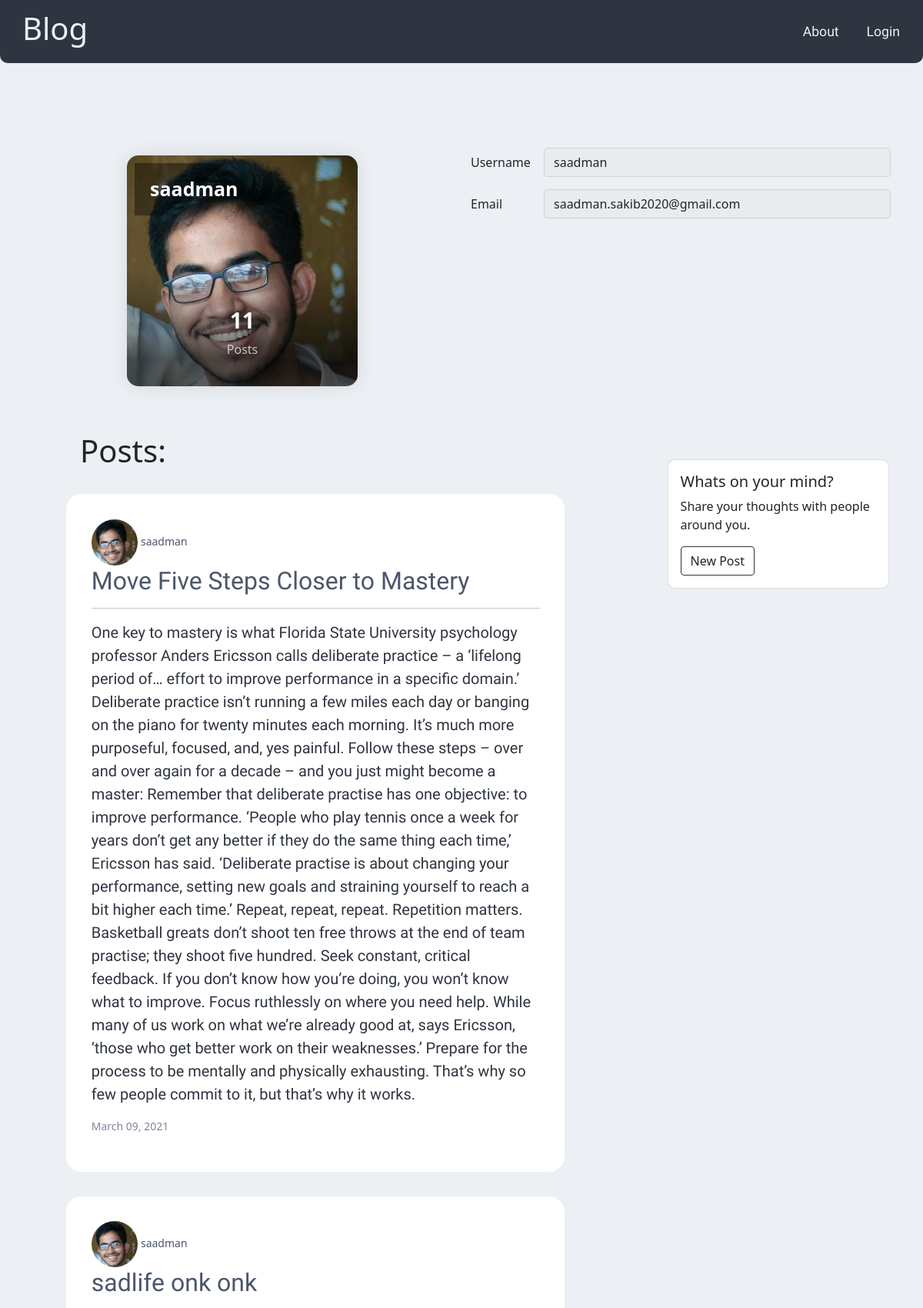
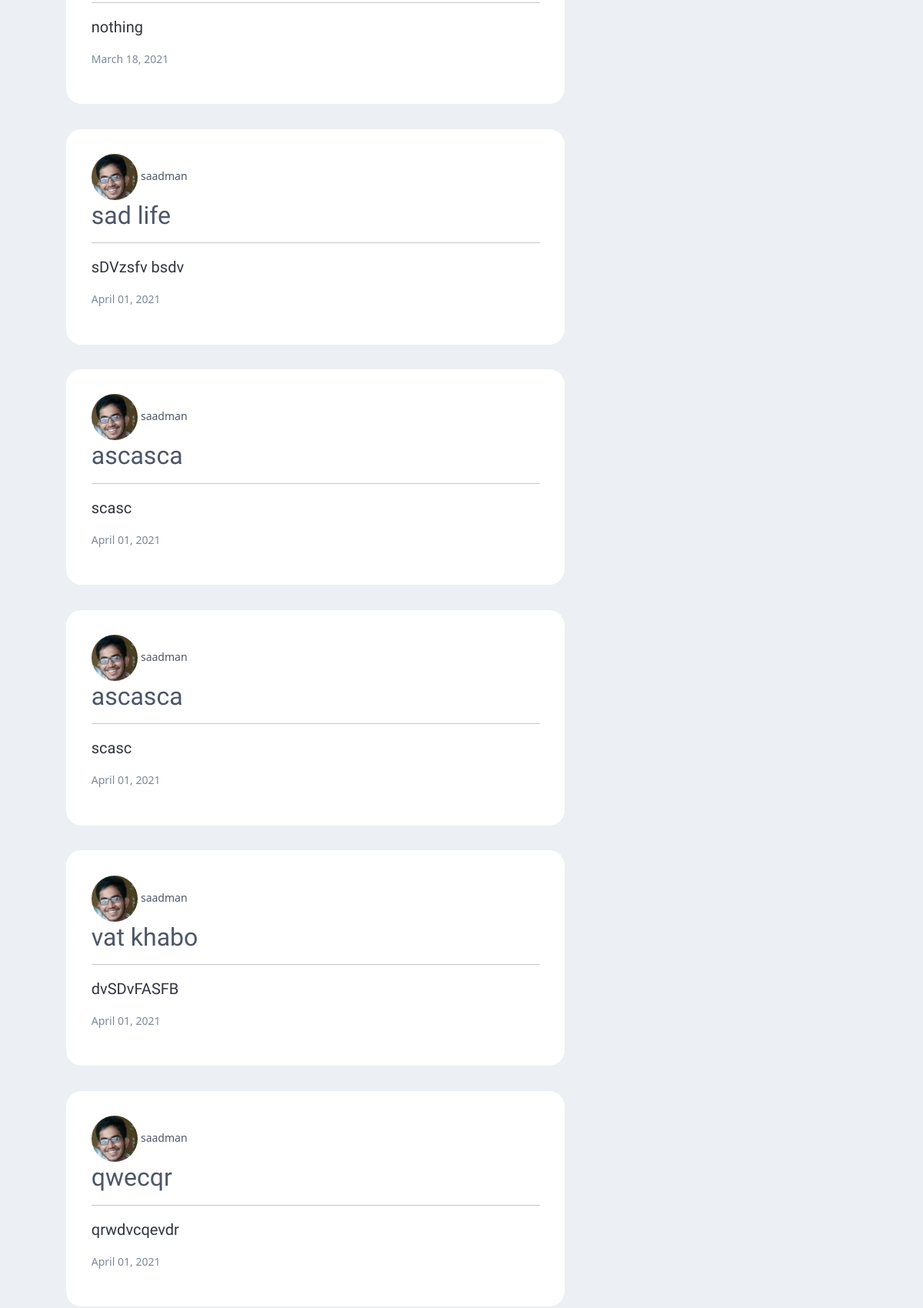
Page /profile/1/ (upper part) on the committed database (2 pictures, top to bottom).
### users/models.py (models this page shows, shortened)
class Profile(models.Model):
    user = models.OneToOneField(User, on_delete=models.CASCADE)
    image = models.ImageField(default='default.png', upload_to = 'profile_pics')

### blogs/models.py (models this page shows, shortened)
class Article(models.Model):
    author = models.ForeignKey(User , on_delete=models.CASCADE)
    title = models.CharField(max_length=150)
    content = models.TextField()
    date_created = models.DateTimeField(default=timezone.now)

### users/views.py (the view)
# urls.py: path('profile/<int:pk>/', user_views.ProfileDetailView.as_view(template_name='users/profile_detail.html'), name='profile-detail'),
class ProfileDetailView(DetailView):
    model = Profile
    def get_context_data(self, **kwargs):
        user = User.objects.get(id = self.kwargs.get('pk'))
        all_posts = Article.objects.filter(author = user)
        posts = User.objects.annotate(num_posts=Count('article'))
        post_count = posts.filter(username = user.username)[0].num_posts
        context = super(ProfileDetailView, self).get_context_data(**kwargs)
        context['post_count'] = post_count
        context['all_posts'] = all_posts
        return context

### users/templates/users/profile_detail.html (shortened to what this page needs)
{% load static %}
<!DOCTYPE html>
<html lang="en">
<head>
    <link href="https://cdn.jsdelivr.net/npm/bootstrap@5.0.0-beta1/dist/css/bootstrap.min.css" rel="stylesheet"
>
    <link rel="stylesheet" href="{% static 'blog/profile.css' %}">
</head>
<body>
    <nav class="navbar navbar-expand-lg fixed-top navbar-dark">
        <div class="container-fluid">
            <a class="navbar-brand" href="{% url 'blog-home' %}">
                <h1>Blog</h1>
            </a>
            <div class="collapse navbar-collapse justify-content-end" id="navbarNav">
                <ul class="navbar-nav mr-auto">
                    <li class=" nav-item">
                                <a style="color: #ECEFF4;" class="nav-link" href="{% url 'blog-about' %}">About</a>
                    </li>
                    <li class="nav-item">
                        {% if request.user.is_authenticated %}
                        <a style="color: #ECEFF4;" class="nav-link" href="{% url 'logout' %}">Logout</a>
                        {% else %}
                        <a style="color: #ECEFF4;" class="nav-link" href="{% url 'login' %}">Login</a>
                        {% endif %}
                    </li>
                </ul>
            </div>
        </div>
    </nav>
    <br><br><br><br><br><br><br><br>
    <div class="container">
        <div class="row">
            <div class="col-md-6">
                <div class="profile-card-6"><img src="{{ object.image.url }}" class="img img-responsive">
                    <div class="profile-name">{{object.user.username}}</div>
                    <div class="profile-overview">
                        <div class="profile-overview">
                            <div class="row text-center">
                                <div class="col-xs-4">
                                    <h3>{{ post_count }}</h3>
                                    <p>Posts</p>
                                </div>
                            </div>
                        </div>
                    </div>
                </div>
            </div>
            <div class="col-md-6">
                    <div class="mb-3 row">
                        <label for="staticEmail" class="col-sm-2 col-form-label">Username</label>
                        <div class="col-sm-10">
                            <input type="text" id="username" name="username" class="form-control muted"
                                value="{{object.user.username}}" disabled>
                        </div>
                    </div>
                    <div class="mb-3 row">
                        <label for="inputEmail" class="col-sm-2 col-form-label">Email</label>
                        <div class="col-sm-10">
                            <input type="email" id="inputEmail" name="email" class="form-control muted"
                                value="{{ object.user.email }}" disabled>
                        </div>
                    </div>
            </div>
        </div>
        <div class="container">
            <div class="row responsive">
                <div class="col-md-8">
                    <div class="container_1">
                        <h1 style="margin-left:50px">Posts:</h1>
                        {% for post in all_posts %}
                        <div class="ss container paragraph">
                            <img src="{{ post.author.profile.image.url }}" alt="" width="60px" height="60x" style="border-radius: 50%">
                            <small><a href="{% url 'profile-detail' post.author.profile.id %}">{{ post.author }}</a></small>
                            <h2>
                                <a href="{% url 'post-detail' post.id %}">{{ post.title }}</a>
                            </h2>
                            <hr>
                            <p class="article-content">
                                {{ post.content }}
                            </p>
                            <small style="color: #7d879b;">
                                <p>{{ post.date_created|date:"F d, Y" }}</p>
                            </small>
                        </div>
                        {% endfor %}
                    </div>
                </div>
                <div class="col-md-4">
                    <div class="card custom" style="width: 18rem;">
                        <div class="card-body">
                            <h5 class="card-title">Whats on your mind?</h5>
                            <p class="card-text">Share your thoughts with people around you.</p>
                            <a href="{% url 'post-create' %}" class="btn my_button">New Post</a>
                        </div>
                    </div>
                </div>
            </div>
        </div>
    </div>
    <br><br><br><br><br>
</body>
</html>

### blogs/static/blog/profile.css (style rules this page uses)
body { background-color: #ECEFF4; }
.navbar { background-color: #2E3440; border-radius: 0px 0px 10px 10px; }
.navbar-brand>h1 { color: #ECEFF4; font-weight: 300; padding-left: 20%; }
.navbar-nav>li { padding-left: 10px; padding-right: 10px; font-size: 110%; font-weight: 100; font-family: 'Baloo Chettan 2', cursive; }
.my_button { border-color: #2E3440; }
.profile-card-6 { max-width: 300px; background-color: #FFF; border-radius: 15px; box-shadow: 0px 0px 25px rgba(0, 0, 0, 0.1); overflow: hidden; position: relative; margin: 10px auto; cursor: pointer; }
.profile-card-6 img { transition: all 0.15s linear; }
.profile-card-6 .profile-name { position: absolute; top: 10px; left: 10px; font-size: 25px; font-weight: bold; color: #FFF; padding: 15px 20px; background: linear-gradient(140deg, rgba(0, 0, 0, 0.4) 50%, rgba(255, 255, 0, 0) 50%); transition: all 0.15s linear; }
.profile-card-6 .profile-overview { position: absolute; bottom: 0px; left: 0px; right: 0px; background: linear-gradient(0deg, rgba(0, 0, 0, 0.4) 50%, rgba(255, 255, 0, 0)); color: #FFF; padding: 50px 0px 20px 0px; transition: all 0.15s linear; }
.profile-card-6 .profile-overview h3 { font-weight: bold; }
.profile-card-6 .profile-overview p { color: rgba(255, 255, 255, 0.7); }
.paragraph>p { color: #2E3440; font-family: 'Baloo Chettan 2', cursive; font-size: 20px; font-weight: 500; }
.paragraph { border-color: white; border-width: thin; }
.container_1 { padding-top: 50px; padding-right: 10%; }
.ss { border-radius: 20px; background: white; padding: 5%; margin: 5%; }
.container::after { content: ""; clear: both; display: table; }
.card.custom { margin-top: 85px; margin-right: 15%; margin-left: 20%; border-radius: 10px; }
small>a { color: #4C566A; text-decoration: none; padding: 0px; }
.ss.paragraph>h2>a { color: #4C566A; text-decoration: none; padding: 0px; font-weight: 500; font-family: 'Baloo Chettan 2', cursive; }

### rows in the picture
Profile: image (picture), user.username "saadman", username "saadman", email "saadman.sakib2020@gmail.com"
Article: author.profile.image (picture), author "saadman", title "Move Five Steps Closer to Mastery", content "One key to mastery is what Florida State University psychology professor Anders Ericsson calls deliberate practice – a ‘lifelong period of… effort to improve performance in a specific domain.’ Deliberate practice isn’t running a few miles each day or banging on the piano for twenty minutes each morning. It’s much more purposeful, focused, and, yes painful. Follow these steps – over and over again for a decade – and you just might become a master: Remember that deliberate practise has one objective: to improve performance. ‘People who play tennis once a week for years don’t get any better if they do the same thing each time,’ Ericsson has said. ‘Deliberate practise is about changing your…", date_created "March 09, 2021"
Article: author.profile.image (picture), author "saadman", title "sadlife onk onk", content "nothing", date_created "March 18, 2021"
Article: author.profile.image (picture), author "saadman", title "sad life", content "sDVzsfv bsdv", date_created "April 01, 2021"
Article: author.profile.image (picture), author "saadman", title "ascasca", content "scasc", date_created "April 01, 2021"
Article: author.profile.image (picture), author "saadman", title "ascasca", content "scasc", date_created "April 01, 2021"
Article: author.profile.image (picture), author "saadman", title "vat khabo", content "dvSDvFASFB", date_created "April 01, 2021"
Article: author.profile.image (picture), author "saadman", title "qwecqr", content "qrwdvcqevdr", date_created "April 01, 2021"

### other values in the picture
{{ post_count }} "11"
